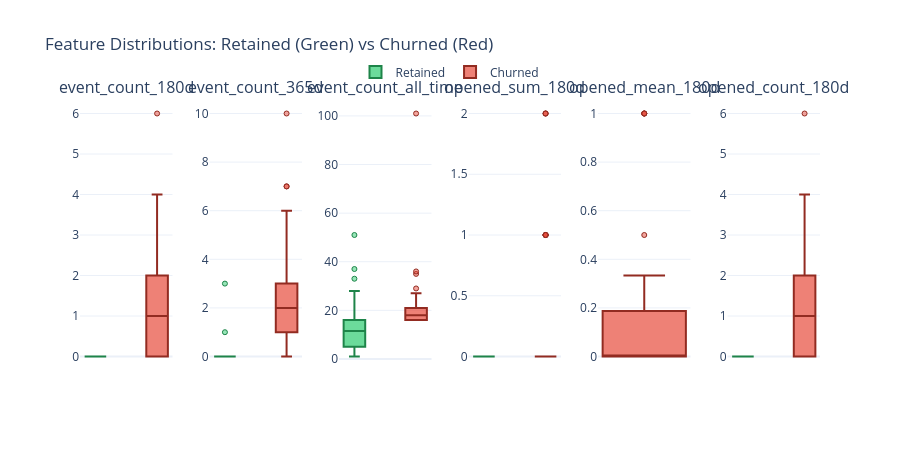

Here is the notebook cell this chart was saved with:
### Markdown cell above
### Interpreting Effect Sizes (Cohen's d)

| Effect Size | Interpretation | What It Means for Modeling |
|-------------|----------------|---------------------------|
| \|d\| ≥ 0.8 | Large | Strong discriminator - prioritize this feature |
| \|d\| = 0.5-0.8 | Medium | Useful predictor - include in model |
| \|d\| = 0.2-0.5 | Small | Weak but may help in combination with others |
| \|d\| < 0.2 | Negligible | Limited predictive value alone |

**🎯 Actionable Insights:**
- **Features with large effects** are your best predictors - ensure they're included in your model
- **Direction matters**: "Higher in retained" means customers with high values tend to stay; use this for threshold-based business rules
- **Features with small/negligible effects** may still be useful in combination or as interaction terms

**⚠️ Cautions:**
- Effect size assumes roughly normal distributions - check skewness in notebook 03
- Large effects could be due to confounding variables - validate with domain knowledge
- Correlation ≠ causation: high engagement may not *cause* retention

### Box Plot Visualization

**📈 How to Read the Box Plots Below:**
- **Well-separated boxes** (little/no overlap) → Feature clearly distinguishes retained vs churned
- **Different medians** (center lines at different heights) → Groups have different typical values
- **Many outliers in one group** → May indicate subpopulations worth investigating

### Code cell
if findings.target_column and findings.target_column in df.columns:
    target = findings.target_column

    feature_cols = [
        name for name, col in findings.columns.items()
        if col.inferred_type in [ColumnType.NUMERIC_CONTINUOUS, ColumnType.NUMERIC_DISCRETE]
        and name != target
        and name not in TEMPORAL_METADATA_COLS
    ]

    if feature_cols:
        n_features = min(len(feature_cols), 6)

        fig = make_subplots(
            rows=1, cols=n_features,
            subplot_titles=feature_cols[:n_features],
            horizontal_spacing=0.05
        )

        for i, col in enumerate(feature_cols[:n_features]):
            col_num = i + 1

            retained_data = df[df[target] == 1][col].dropna().to_numpy()
            fig.add_trace(
                go.Box(
                    y=retained_data,
                    name='Retained',
                    fillcolor='rgba(46, 204, 113, 0.7)',
                    line=dict(color='#1e8449', width=2),
                    marker=dict(color='rgba(46, 204, 113, 0.5)', size=5,
                                line=dict(color='#1e8449', width=1)),
                    boxpoints='outliers', width=0.35,
                    showlegend=(i == 0), legendgroup='retained', offsetgroup='retained'
                ),
                row=1, col=col_num
            )

            churned_data = df[df[target] == 0][col].dropna().to_numpy()
            fig.add_trace(
                go.Box(
                    y=churned_data,
                    name='Churned',
                    fillcolor='rgba(231, 76, 60, 0.7)',
                    line=dict(color='#922b21', width=2),
                    marker=dict(color='rgba(231, 76, 60, 0.5)', size=5,
                                line=dict(color='#922b21', width=1)),
                    boxpoints='outliers', width=0.35,
                    showlegend=(i == 0), legendgroup='churned', offsetgroup='churned'
                ),
                row=1, col=col_num
            )

        fig.update_layout(
            height=450,
            title_text="Feature Distributions: Retained (Green) vs Churned (Red)",
            template='plotly_white', showlegend=True,
            legend=dict(orientation="h", yanchor="bottom", y=1.05, xanchor="center", x=0.5),
            boxmode='group', boxgap=0.3, boxgroupgap=0.1
        )
        fig.update_xaxes(showticklabels=False)
        display_figure(fig)

        print("\n📊 MEAN COMPARISON BY RETENTION STATUS:")
        print("-" * 70)
        for col in feature_cols[:n_features]:
            retained_mean = float(df[df[target] == 1][col].mean())
            churned_mean = float(df[df[target] == 0][col].mean())
            diff_pct = ((retained_mean - churned_mean) / churned_mean * 100) if churned_mean != 0 else 0
            print(f"  {col}:")
            print(f"     Retained: {retained_mean:.2f}  |  Churned: {churned_mean:.2f}  |  Diff: {diff_pct:+.1f}%")

### Figure 1 — Plotly figure (JSON) as saved in the notebook; plotly's stock layout.template omitted (floating-point values rounded to 4 significant figures)
{"data": [{"boxpoints": "outliers", "fillcolor": "rgba(46, 204, 113, 0.7)", "legendgroup": "retained", "line": {"color": "#1e8449", "width": 2}, "marker": {"color": "rgba(46, 204, 113, 0.5)", "line": {"color": "#1e8449", "width": 1}, "size": 5}, "name": "Retained", "offsetgroup": "retained", "showlegend": true, "type": "box", "width": 0.35, "xaxis": "x", "y": [0, 0, 0, 0, 0, 0, 0, 0, 0, 0, 0, 0, 0, 0, 0, 0, 0, 0, 0, 0, 0, 0, 0, 0, 0, 0, 0, 0, 0, 0, 0, 0, 0, 0, 0, 0, 0, 0, 0, 0, 0, 0, 0, 0, 0, 0], "yaxis": "y"}, {"boxpoints": "outliers", "fillcolor": "rgba(231, 76, 60, 0.7)", "legendgroup": "churned", "line": {"color": "#922b21", "width": 2}, "marker": {"color": "rgba(231, 76, 60, 0.5)", "line": {"color": "#922b21", "width": 1}, "size": 5}, "name": "Churned", "offsetgroup": "churned", "showlegend": true, "type": "box", "width": 0.35, "xaxis": "x", "y": [2, 3, 1, 0, 2, 2, 1, 0, 0, 0, 1, 0, 1, 1, 0, 4, 0, 1, 0, 1, 0, 0, 4, 1, 1, 6, 1, 0, 3, 1, 2, 2, 0, 0, 1, 2, 1, 1, 0, 0, 2, 0, 1, 0, 2, 3, 2, 2, 2, 2, 1, 3, 0, 0], "yaxis": "y"}, {"boxpoints": "outliers", "fillcolor": "rgba(46, 204, 113, 0.7)", "legendgroup": "retained", "line": {"color": "#1e8449", "width": 2}, "marker": {"color": "rgba(46, 204, 113, 0.5)", "line": {"color": "#1e8449", "width": 1}, "size": 5}, "name": "Retained", "offsetgroup": "retained", "showlegend": false, "type": "box", "width": 0.35, "xaxis": "x2", "y": [0, 0, 0, 1, 0, 0, 0, 0, 3, 0, 0, 0, 0, 0, 0, 0, 0, 0, 0, 0, 0, 0, 0, 0, 0, 0, 0, 0, 0, 0, 0, 0, 0, 0, 0, 0, 0, 0, 0, 0, 0, 0, 0, 0, 0, 0], "yaxis": "y2"}, {"boxpoints": "outliers", "fillcolor": "rgba(231, 76, 60, 0.7)", "legendgroup": "churned", "line": {"color": "#922b21", "width": 2}, "marker": {"color": "rgba(231, 76, 60, 0.5)", "line": {"color": "#922b21", "width": 1}, "size": 5}, "name": "Churned", "offsetgroup": "churned", "showlegend": false, "type": "box", "width": 0.35, "xaxis": "x2", "y": [2, 3, 2, 1, 3, 3, 2, 0, 1, 0, 1, 1, 2, 1, 2, 5, 1, 2, 1, 1, 2, 2, 6, 1, 1, 10, 2, 2, 7, 2, 4, 4, 0, 1, 7, 3, 1, 2, 0, 2, 3, 2, 2, 2, 3, 5, 4, 3, 3, 4, 4, 4, 1, 3], "yaxis": "y2"}, {"boxpoints": "outliers", "fillcolor": "rgba(46, 204, 113, 0.7)", "legendgroup": "retained", "line": {"color": "#1e8449", "width": 2}, "marker": {"color": "rgba(46, 204, 113, 0.5)", "line": {"color": "#1e8449", "width": 1}, "size": 5}, "name": "Retained", "offsetgroup": "retained", "showlegend": false, "type": "box", "width": 0.35, "xaxis": "x3", "y": [28, 27, 33, 22, 11, 12, 12, 28, 51, 7, 16, 9, 3, 13, 4, 5, 3, 15, 13, 11, 12, 3, 24, 10, 17, 13, 8, 4, 37, 15, 9, 21, 14, 13, 28, 5, 7, 5, 1, 13, 7, 2, 2, 4, 5, 4], "yaxis": "y3"}, {"boxpoints": "outliers", "fillcolor": "rgba(231, 76, 60, 0.7)", "legendgroup": "churned", "line": {"color": "#922b21", "width": 2}, "marker": {"color": "rgba(231, 76, 60, 0.5)", "line": {"color": "#922b21", "width": 1}, "size": 5}, "name": "Churned", "offsetgroup": "churned", "showlegend": false, "type": "box", "width": 0.35, "xaxis": "x3", "y": [23, 24, 22, 29, 17, 25, 16, 18, 18, 17, 20, 16, 20, 18, 17, 16, 21, 24, 18, 16, 20, 17, 35, 16, 36, 101, 16, 16, 23, 16, 17, 20, 16, 17, 27, 17, 25, 19, 21, 19, 16, 18, 16, 16, 16, 19, 23, 16, 17, 19, 17, 16, 16, 18], "yaxis": "y3"}, {"boxpoints": "outliers", "fillcolor": "rgba(46, 204, 113, 0.7)", "legendgroup": "retained", "line": {"color": "#1e8449", "width": 2}, "marker": {"color": "rgba(46, 204, 113, 0.5)", "line": {"color": "#1e8449", "width": 1}, "size": 5}, "name": "Retained", "offsetgroup": "retained", "showlegend": false, "type": "box", "width": 0.35, "xaxis": "x4", "y": [0, 0, 0, 0, 0, 0, 0, 0, 0, 0, 0, 0, 0, 0, 0, 0, 0, 0, 0, 0, 0, 0, 0, 0, 0, 0, 0, 0, 0, 0, 0, 0, 0, 0, 0, 0, 0, 0, 0, 0, 0, 0, 0, 0, 0, 0], "yaxis": "y4"}, {"boxpoints": "outliers", "fillcolor": "rgba(231, 76, 60, 0.7)", "legendgroup": "churned", "line": {"color": "#922b21", "width": 2}, "marker": {"color": "rgba(231, 76, 60, 0.5)", "line": {"color": "#922b21", "width": 1}, "size": 5}, "name": "Churned", "offsetgroup": "churned", "showlegend": false, "type": "box", "width": 0.35, "xaxis": "x4", "y": [0, 1, 0, 0, 0, 2, 0, 0, 0, 0, 0, 0, 0, 0, 0, 1, 0, 0, 0, 0, 0, 0, 1, 0, 0, 0, 1, 0, 0, 0, 1, 2, 0, 0, 0, 0, 0, 0, 0, 0, 0, 0, 0, 0, 2, 1, 0, 0, 0, 0, 0, 0, 0, 0], "yaxis": "y4"}, {"boxpoints": "outliers", "fillcolor": "rgba(46, 204, 113, 0.7)", "legendgroup": "retained", "line": {"color": "#1e8449", "width": 2}, "marker": {"color": "rgba(46, 204, 113, 0.5)", "line": {"color": "#1e8449", "width": 1}, "size": 5}, "name": "Retained", "offsetgroup": "retained", "showlegend": false, "type": "box", "width": 0.35, "xaxis": "x5", "y": [], "yaxis": "y5"}, {"boxpoints": "outliers", "fillcolor": "rgba(231, 76, 60, 0.7)", "legendgroup": "churned", "line": {"color": "#922b21", "width": 2}, "marker": {"color": "rgba(231, 76, 60, 0.5)", "line": {"color": "#922b21", "width": 1}, "size": 5}, "name": "Churned", "offsetgroup": "churned", "showlegend": false, "type": "box", "width": 0.35, "xaxis": "x5", "y": [0.0, 0.3333, 0.0, 0.0, 1.0, 0.0, 0.0, 0.0, 0.0, 0.25, 0.0, 0.0, 0.25, 0.0, 0.0, 0.0, 1.0, 0.0, 0.0, 0.5, 1.0, 0.0, 0.0, 0.0, 0.0, 0.0, 0.0, 1.0, 0.3333, 0.0, 0.0, 0.0, 0.0, 0.0, 0.0], "yaxis": "y5"}, {"boxpoints": "outliers", "fillcolor": "rgba(46, 204, 113, 0.7)", "legendgroup": "retained", "line": {"color": "#1e8449", "width": 2}, "marker": {"color": "rgba(46, 204, 113, 0.5)", "line": {"color": "#1e8449", "width": 1}, "size": 5}, "name": "Retained", "offsetgroup": "retained", "showlegend": false, "type": "box", "width": 0.35, "xaxis": "x6", "y": [0, 0, 0, 0, 0, 0, 0, 0, 0, 0, 0, 0, 0, 0, 0, 0, 0, 0, 0, 0, 0, 0, 0, 0, 0, 0, 0, 0, 0, 0, 0, 0, 0, 0, 0, 0, 0, 0, 0, 0, 0, 0, 0, 0, 0, 0], "yaxis": "y6"}, {"boxpoints": "outliers", "fillcolor": "rgba(231, 76, 60, 0.7)", "legendgroup": "churned", "line": {"color": "#922b21", "width": 2}, "marker": {"color": "rgba(231, 76, 60, 0.5)", "line": {"color": "#922b21", "width": 1}, "size": 5}, "name": "Churned", "offsetgroup": "churned", "showlegend": false, "type": "box", "width": 0.35, "xaxis": "x6", "y": [2, 3, 1, 0, 2, 2, 1, 0, 0, 0, 1, 0, 1, 1, 0, 4, 0, 1, 0, 1, 0, 0, 4, 1, 1, 6, 1, 0, 3, 1, 2, 2, 0, 0, 1, 2, 1, 1, 0, 0, 2, 0, 1, 0, 2, 3, 2, 2, 2, 2, 1, 3, 0, 0], "yaxis": "y6"}], "layout": {"annotations": [{"font": {"size": 16}, "showarrow": false, "text": "event_count_180d", "x": 0.0625, "xanchor": "center", "xref": "paper", "y": 1.0, "yanchor": "bottom", "yref": "paper"}, {"font": {"size": 16}, "showarrow": false, "text": "event_count_365d", "x": 0.2375, "xanchor": "center", "xref": "paper", "y": 1.0, "yanchor": "bottom", "yref": "paper"}, {"font": {"size": 16}, "showarrow": false, "text": "event_count_all_time", "x": 0.4125, "xanchor": "center", "xref": "paper", "y": 1.0, "yanchor": "bottom", "yref": "paper"}, {"font": {"size": 16}, "showarrow": false, "text": "opened_sum_180d", "x": 0.5875, "xanchor": "center", "xref": "paper", "y": 1.0, "yanchor": "bottom", "yref": "paper"}, {"font": {"size": 16}, "showarrow": false, "text": "opened_mean_180d", "x": 0.7625, "xanchor": "center", "xref": "paper", "y": 1.0, "yanchor": "bottom", "yref": "paper"}, {"font": {"size": 16}, "showarrow": false, "text": "opened_count_180d", "x": 0.9375, "xanchor": "center", "xref": "paper", "y": 1.0, "yanchor": "bottom", "yref": "paper"}], "boxgap": 0.3, "boxgroupgap": 0.1, "boxmode": "group", "height": 450, "legend": {"orientation": "h", "x": 0.5, "xanchor": "center", "y": 1.05, "yanchor": "bottom"}, "showlegend": true, "title": {"text": "Feature Distributions: Retained (Green) vs Churned (Red)"}, "xaxis": {"anchor": "y", "domain": [0.0, 0.125], "showticklabels": false}, "xaxis2": {"anchor": "y2", "domain": [0.175, 0.3], "showticklabels": false}, "xaxis3": {"anchor": "y3", "domain": [0.35, 0.475], "showticklabels": false}, "xaxis4": {"anchor": "y4", "domain": [0.525, 0.65], "showticklabels": false}, "xaxis5": {"anchor": "y5", "domain": [0.7, 0.825], "showticklabels": false}, "xaxis6": {"anchor": "y6", "domain": [0.875, 1.0], "showticklabels": false}, "yaxis": {"anchor": "x", "domain": [0.0, 1.0]}, "yaxis2": {"anchor": "x2", "domain": [0.0, 1.0]}, "yaxis3": {"anchor": "x3", "domain": [0.0, 1.0]}, "yaxis4": {"anchor": "x4", "domain": [0.0, 1.0]}, "yaxis5": {"anchor": "x5", "domain": [0.0, 1.0]}, "yaxis6": {"anchor": "x6", "domain": [0.0, 1.0]}}}
